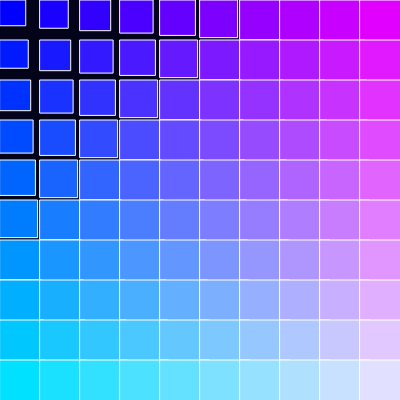
Frame 1 (no input)
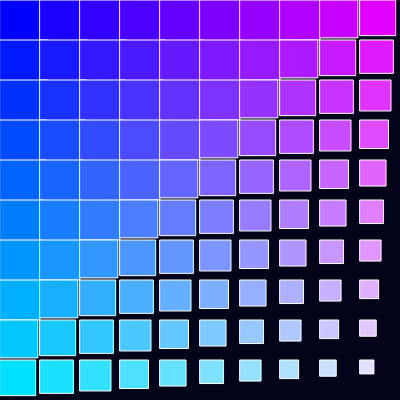
Frame 60 (no input)
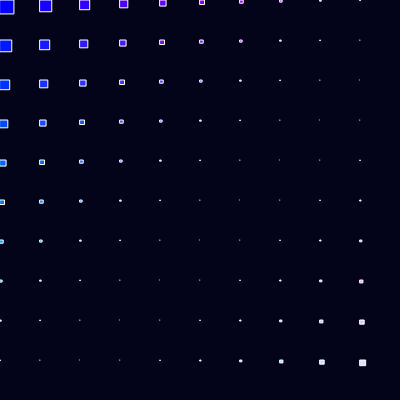
Frame 120 (the mouse pressed at the canvas centre since frame 60)

The p5.js sketch that drew these frames (run headless with seeded random() and noise() and a simulated clock; from frame 60 on, the mouse is pressed at the canvas centre):

// p5.js sketch
// ── sketch.js
let spacing = 40;

function setup() {
  createCanvas(400, 400);
}

function draw() {
  background(3, 3, 26);
  stroke(255);

  for (let y = 0; y < 10; y++) {
    for (let x = 0; x < 10; x++) {
      let step = width / 10;
      let x2 = x * step;
      let y2 = y * step;
      let size = map(sin(((x + y) * 0.1 + frameCount * 0.03)), -1, 1, 0, 50);
      fill(x * 25, y * 25, 255);
      rect(x2, y2, size, size);
    }
  }
}
